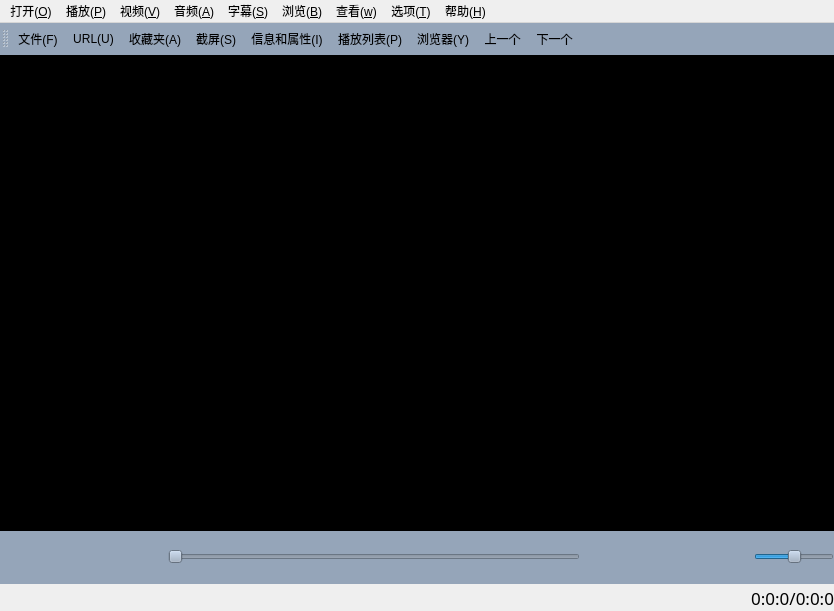
<?xml version="1.0" encoding="UTF-8"?>
<ui version="4.0">
 <class>MainWindow</class>
 <widget class="QMainWindow" name="MainWindow">
  <property name="geometry">
   <rect>
    <x>0</x>
    <y>0</y>
    <width>834</width>
    <height>611</height>
   </rect>
  </property>
  <property name="windowTitle">
   <string>MainWindow</string>
  </property>
  <property name="windowIcon">
   <iconset resource="image.qrc">
    <normaloff>:/new/prefix1/src/videoplayer.png</normaloff>:/new/prefix1/src/videoplayer.png</iconset>
  </property>
  <property name="styleSheet">
   <string notr="true"/>
  </property>
  <widget class="QWidget" name="centralwidget">
   <property name="styleSheet">
    <string notr="true"/>
   </property>
   <layout class="QGridLayout" name="gridLayout">
    <property name="leftMargin">
     <number>0</number>
    </property>
    <property name="topMargin">
     <number>0</number>
    </property>
    <property name="rightMargin">
     <number>0</number>
    </property>
    <property name="bottomMargin">
     <number>0</number>
    </property>
    <property name="spacing">
     <number>0</number>
    </property>
    <item row="0" column="0">
     <widget class="QWidget" name="widget_2" native="true">
      <property name="styleSheet">
       <string notr="true">background-color: rgb(0, 0, 0);</string>
      </property>
      <layout class="QGridLayout" name="gridLayout_4">
       <property name="leftMargin">
        <number>0</number>
       </property>
       <property name="topMargin">
        <number>0</number>
       </property>
       <property name="rightMargin">
        <number>0</number>
       </property>
       <property name="bottomMargin">
        <number>0</number>
       </property>
       <property name="spacing">
        <number>0</number>
       </property>
       <item row="0" column="0">
        <layout class="QGridLayout" name="videolayout">
         <property name="spacing">
          <number>0</number>
         </property>
        </layout>
       </item>
      </layout>
     </widget>
    </item>
    <item row="1" column="0">
     <widget class="QWidget" name="widget" native="true">
      <property name="maximumSize">
       <size>
        <width>16777215</width>
        <height>53</height>
       </size>
      </property>
      <property name="styleSheet">
       <string notr="true">border-color: qradialgradient(spread:pad, cx:0.5, cy:0.5, radius:0.5, fx:0.5, fy:0.5, stop:0 rgba(0, 0, 0, 0), stop:0.52 rgba(0, 0, 0, 0), stop:0.565 rgba(82, 121, 76, 33), stop:0.65 rgba(159, 235, 148, 64), stop:0.721925 rgba(255, 238, 150, 129), stop:0.77 rgba(255, 128, 128, 204), stop:0.89 rgba(191, 128, 255, 64), stop:1 rgba(0, 0, 0, 0));
background-color: rgb(149, 165, 185);</string>
      </property>
      <layout class="QGridLayout" name="gridLayout_3">
       <property name="leftMargin">
        <number>0</number>
       </property>
       <property name="topMargin">
        <number>0</number>
       </property>
       <property name="rightMargin">
        <number>0</number>
       </property>
       <property name="bottomMargin">
        <number>0</number>
       </property>
       <property name="horizontalSpacing">
        <number>6</number>
       </property>
       <item row="0" column="7">
        <widget class="QSlider" name="slider_volume">
         <property name="maximumSize">
          <size>
           <width>80</width>
           <height>16777215</height>
          </size>
         </property>
         <property name="maximum">
          <number>100</number>
         </property>
         <property name="value">
          <number>50</number>
         </property>
         <property name="orientation">
          <enum>Qt::Horizontal</enum>
         </property>
        </widget>
       </item>
       <item row="0" column="5">
        <widget class="QPushButton" name="btn_setbig">
         <property name="minimumSize">
          <size>
           <width>50</width>
           <height>50</height>
          </size>
         </property>
         <property name="maximumSize">
          <size>
           <width>50</width>
           <height>50</height>
          </size>
         </property>
         <property name="toolTip">
          <string/>
         </property>
         <property name="toolTipDuration">
          <number>-1</number>
         </property>
         <property name="statusTip">
          <string/>
         </property>
         <property name="styleSheet">
          <string notr="true">border-image: url(:/new/prefix1/src/big.png);</string>
         </property>
         <property name="text">
          <string/>
         </property>
         <property name="autoDefault">
          <bool>true</bool>
         </property>
         <property name="default">
          <bool>true</bool>
         </property>
         <property name="flat">
          <bool>true</bool>
         </property>
        </widget>
       </item>
       <item row="0" column="0">
        <widget class="QPushButton" name="btn_start">
         <property name="minimumSize">
          <size>
           <width>50</width>
           <height>50</height>
          </size>
         </property>
         <property name="maximumSize">
          <size>
           <width>50</width>
           <height>50</height>
          </size>
         </property>
         <property name="font">
          <font>
           <pointsize>9</pointsize>
          </font>
         </property>
         <property name="acceptDrops">
          <bool>false</bool>
         </property>
         <property name="toolTip">
          <string/>
         </property>
         <property name="autoFillBackground">
          <bool>false</bool>
         </property>
         <property name="styleSheet">
          <string notr="true">border-image: url(:/new/prefix1/src/kaishi.png);
</string>
         </property>
         <property name="text">
          <string/>
         </property>
         <property name="autoRepeat">
          <bool>false</bool>
         </property>
         <property name="autoExclusive">
          <bool>false</bool>
         </property>
         <property name="autoDefault">
          <bool>true</bool>
         </property>
         <property name="default">
          <bool>true</bool>
         </property>
         <property name="flat">
          <bool>true</bool>
         </property>
        </widget>
       </item>
       <item row="0" column="2">
        <widget class="QPushButton" name="btn_back">
         <property name="minimumSize">
          <size>
           <width>50</width>
           <height>50</height>
          </size>
         </property>
         <property name="maximumSize">
          <size>
           <width>50</width>
           <height>50</height>
          </size>
         </property>
         <property name="toolTip">
          <string/>
         </property>
         <property name="styleSheet">
          <string notr="true">border-image: url(:/new/prefix1/src/backward.png);</string>
         </property>
         <property name="text">
          <string/>
         </property>
         <property name="autoDefault">
          <bool>true</bool>
         </property>
         <property name="default">
          <bool>true</bool>
         </property>
         <property name="flat">
          <bool>true</bool>
         </property>
        </widget>
       </item>
       <item row="0" column="4">
        <widget class="QPushButton" name="btn_go">
         <property name="minimumSize">
          <size>
           <width>50</width>
           <height>50</height>
          </size>
         </property>
         <property name="maximumSize">
          <size>
           <width>50</width>
           <height>50</height>
          </size>
         </property>
         <property name="toolTip">
          <string/>
         </property>
         <property name="styleSheet">
          <string notr="true">border-image: url(:/new/prefix1/src/go.png);</string>
         </property>
         <property name="text">
          <string/>
         </property>
         <property name="autoDefault">
          <bool>true</bool>
         </property>
         <property name="default">
          <bool>true</bool>
         </property>
         <property name="flat">
          <bool>true</bool>
         </property>
        </widget>
       </item>
       <item row="0" column="1">
        <widget class="QPushButton" name="btn_stop">
         <property name="minimumSize">
          <size>
           <width>50</width>
           <height>50</height>
          </size>
         </property>
         <property name="maximumSize">
          <size>
           <width>50</width>
           <height>50</height>
          </size>
         </property>
         <property name="acceptDrops">
          <bool>false</bool>
         </property>
         <property name="toolTip">
          <string/>
         </property>
         <property name="styleSheet">
          <string notr="true">border-image: url(:/new/prefix1/src/stop2.png);</string>
         </property>
         <property name="text">
          <string/>
         </property>
         <property name="autoDefault">
          <bool>true</bool>
         </property>
         <property name="default">
          <bool>true</bool>
         </property>
         <property name="flat">
          <bool>true</bool>
         </property>
        </widget>
       </item>
       <item row="0" column="3">
        <widget class="QSlider" name="slider_time">
         <property name="orientation">
          <enum>Qt::Horizontal</enum>
         </property>
        </widget>
       </item>
       <item row="0" column="6">
        <widget class="QPushButton" name="btn_volume">
         <property name="minimumSize">
          <size>
           <width>50</width>
           <height>50</height>
          </size>
         </property>
         <property name="maximumSize">
          <size>
           <width>50</width>
           <height>50</height>
          </size>
         </property>
         <property name="toolTip">
          <string/>
         </property>
         <property name="styleSheet">
          <string notr="true">border-image: url(:/new/prefix1/src/volumeMiddle.png);</string>
         </property>
         <property name="text">
          <string/>
         </property>
         <property name="autoDefault">
          <bool>true</bool>
         </property>
         <property name="default">
          <bool>true</bool>
         </property>
         <property name="flat">
          <bool>true</bool>
         </property>
        </widget>
       </item>
      </layout>
     </widget>
    </item>
    <item row="2" column="0">
     <widget class="QWidget" name="widget_state" native="true">
      <property name="maximumSize">
       <size>
        <width>16777215</width>
        <height>27</height>
       </size>
      </property>
      <layout class="QGridLayout" name="gridLayout_2">
       <property name="leftMargin">
        <number>0</number>
       </property>
       <property name="topMargin">
        <number>0</number>
       </property>
       <property name="rightMargin">
        <number>0</number>
       </property>
       <property name="bottomMargin">
        <number>0</number>
       </property>
       <property name="spacing">
        <number>0</number>
       </property>
       <item row="0" column="0">
        <widget class="QLabel" name="label_state">
         <property name="font">
          <font>
           <family>楷体</family>
           <pointsize>13</pointsize>
           <italic>false</italic>
          </font>
         </property>
         <property name="text">
          <string/>
         </property>
        </widget>
       </item>
       <item row="0" column="2">
        <widget class="QLabel" name="label_time">
         <property name="font">
          <font>
           <family>楷体</family>
           <pointsize>13</pointsize>
           <italic>false</italic>
          </font>
         </property>
         <property name="styleSheet">
          <string notr="true"/>
         </property>
         <property name="text">
          <string>0:0:0/0:0:0</string>
         </property>
         <property name="alignment">
          <set>Qt::AlignRight|Qt::AlignTrailing|Qt::AlignVCenter</set>
         </property>
        </widget>
       </item>
       <item row="0" column="1">
        <widget class="QLabel" name="label_sign">
         <property name="font">
          <font>
           <family>楷体</family>
           <pointsize>13</pointsize>
          </font>
         </property>
         <property name="text">
          <string/>
         </property>
        </widget>
       </item>
      </layout>
     </widget>
    </item>
   </layout>
  </widget>
  <widget class="QMenuBar" name="menubar">
   <property name="geometry">
    <rect>
     <x>0</x>
     <y>0</y>
     <width>834</width>
     <height>26</height>
    </rect>
   </property>
   <widget class="QMenu" name="menu">
    <property name="title">
     <string>打开(&amp;O)</string>
    </property>
    <widget class="QMenu" name="menu_R">
     <property name="title">
      <string>最近的文件(&amp;R)</string>
     </property>
     <property name="icon">
      <iconset resource="image.qrc">
       <normaloff>:/new/prefix1/src/recently.png</normaloff>:/new/prefix1/src/recently.png</iconset>
     </property>
    </widget>
    <widget class="QMenu" name="menu_A_2">
     <property name="title">
      <string>收藏夹(&amp;A)</string>
     </property>
     <property name="icon">
      <iconset resource="image.qrc">
       <normaloff>:/new/prefix1/src/collect.png</normaloff>:/new/prefix1/src/collect.png</iconset>
     </property>
    </widget>
    <addaction name="action_F"/>
    <addaction name="menu_R"/>
    <addaction name="menu_A_2"/>
    <addaction name="action_i"/>
    <addaction name="action_P"/>
    <addaction name="actionURL_U"/>
    <addaction name="separator"/>
    <addaction name="action_L"/>
   </widget>
   <widget class="QMenu" name="menu_P">
    <property name="title">
     <string>播放(&amp;P)</string>
    </property>
    <widget class="QMenu" name="menu_E">
     <property name="title">
      <string>速度(&amp;E)</string>
     </property>
     <property name="icon">
      <iconset resource="image.qrc">
       <normaloff>:/new/prefix1/src/speed.png</normaloff>:/new/prefix1/src/speed.png</iconset>
     </property>
     <addaction name="action_1_0"/>
     <addaction name="action_0_75"/>
     <addaction name="action_1_1"/>
     <addaction name="action_1_25"/>
     <addaction name="action_1_5"/>
     <addaction name="action_2_0"/>
     <addaction name="action_3_0"/>
    </widget>
    <widget class="QMenu" name="menuA_B_A">
     <property name="title">
      <string>A-B区间(&amp;A)</string>
     </property>
     <addaction name="action_A_A"/>
     <addaction name="action_B_B"/>
     <addaction name="action_A_B_C"/>
     <addaction name="separator"/>
     <addaction name="action_R"/>
    </widget>
    <addaction name="action_L_2"/>
    <addaction name="action_P_3"/>
    <addaction name="action_S_2"/>
    <addaction name="separator"/>
    <addaction name="action_F_3"/>
    <addaction name="action_m"/>
    <addaction name="action_10"/>
    <addaction name="action_11"/>
    <addaction name="action_1"/>
    <addaction name="action_4"/>
    <addaction name="action_12"/>
    <addaction name="action_13"/>
    <addaction name="separator"/>
    <addaction name="menu_E"/>
    <addaction name="separator"/>
    <addaction name="menuA_B_A"/>
    <addaction name="separator"/>
    <addaction name="action_J"/>
    <addaction name="separator"/>
    <addaction name="action_V"/>
    <addaction name="action_N"/>
    <addaction name="separator"/>
    <addaction name="action_3"/>
   </widget>
   <widget class="QMenu" name="menu_V">
    <property name="title">
     <string>视频(&amp;V)</string>
    </property>
   </widget>
   <widget class="QMenu" name="menu_A">
    <property name="title">
     <string>音频(&amp;A)</string>
    </property>
   </widget>
   <widget class="QMenu" name="menu_S">
    <property name="title">
     <string>字幕(&amp;S)</string>
    </property>
   </widget>
   <widget class="QMenu" name="menu_B">
    <property name="title">
     <string>浏览(&amp;B)</string>
    </property>
   </widget>
   <widget class="QMenu" name="menu_w">
    <property name="title">
     <string>查看(&amp;w)</string>
    </property>
    <addaction name="action_I_2"/>
    <addaction name="action_L_3"/>
    <addaction name="action_Y_2"/>
   </widget>
   <widget class="QMenu" name="menu_T">
    <property name="title">
     <string>选项(&amp;T)</string>
    </property>
   </widget>
   <widget class="QMenu" name="menu_H">
    <property name="title">
     <string>帮助(&amp;H)</string>
    </property>
    <addaction name="action_5"/>
   </widget>
   <addaction name="menu"/>
   <addaction name="menu_P"/>
   <addaction name="menu_V"/>
   <addaction name="menu_A"/>
   <addaction name="menu_S"/>
   <addaction name="menu_B"/>
   <addaction name="menu_w"/>
   <addaction name="menu_T"/>
   <addaction name="menu_H"/>
  </widget>
  <widget class="QToolBar" name="toolBar">
   <property name="minimumSize">
    <size>
     <width>0</width>
     <height>32</height>
    </size>
   </property>
   <property name="font">
    <font>
     <pointsize>9</pointsize>
    </font>
   </property>
   <property name="windowTitle">
    <string>toolBar</string>
   </property>
   <property name="styleSheet">
    <string notr="true">border-color: qradialgradient(spread:pad, cx:0.5, cy:0.5, radius:0.5, fx:0.5, fy:0.5, stop:0 rgba(0, 0, 0, 0), stop:0.52 rgba(0, 0, 0, 0), stop:0.565 rgba(82, 121, 76, 33), stop:0.65 rgba(159, 235, 148, 64), stop:0.721925 rgba(255, 238, 150, 129), stop:0.77 rgba(255, 128, 128, 204), stop:0.89 rgba(191, 128, 255, 64), stop:1 rgba(0, 0, 0, 0));
background-color: rgb(149, 165, 185);
</string>
   </property>
   <attribute name="toolBarArea">
    <enum>TopToolBarArea</enum>
   </attribute>
   <attribute name="toolBarBreak">
    <bool>false</bool>
   </attribute>
   <addaction name="action_F_2"/>
   <addaction name="actionURL_U_2"/>
   <addaction name="action_A_2"/>
   <addaction name="action_S"/>
   <addaction name="action_I"/>
   <addaction name="action_P_2"/>
   <addaction name="action_Y"/>
   <addaction name="action"/>
   <addaction name="action_2"/>
  </widget>
  <action name="action_F">
   <property name="icon">
    <iconset resource="image.qrc">
     <normaloff>:/new/prefix1/src/file.png</normaloff>:/new/prefix1/src/file.png</iconset>
   </property>
   <property name="text">
    <string>文件(&amp;F)...</string>
   </property>
   <property name="shortcut">
    <string>Ctrl+F</string>
   </property>
  </action>
  <action name="action_i">
   <property name="icon">
    <iconset resource="image.qrc">
     <normaloff>:/new/prefix1/src/contents.png</normaloff>:/new/prefix1/src/contents.png</iconset>
   </property>
   <property name="text">
    <string>目录(&amp;i)</string>
   </property>
  </action>
  <action name="action_P">
   <property name="icon">
    <iconset resource="image.qrc">
     <normaloff>:/new/prefix1/src/list.png</normaloff>:/new/prefix1/src/list.png</iconset>
   </property>
   <property name="text">
    <string>播放列表(&amp;P)</string>
   </property>
  </action>
  <action name="action_D">
   <property name="text">
    <string>光盘(&amp;D)</string>
   </property>
  </action>
  <action name="actionURL_U">
   <property name="icon">
    <iconset resource="image.qrc">
     <normaloff>:/new/prefix1/src/url.png</normaloff>:/new/prefix1/src/url.png</iconset>
   </property>
   <property name="text">
    <string>URL(&amp;U)...</string>
   </property>
   <property name="shortcut">
    <string>Ctrl+U</string>
   </property>
  </action>
  <action name="action_O">
   <property name="icon">
    <iconset resource="image.qrc">
     <normaloff>:/new/prefix1/src/broadcast.png</normaloff>:/new/prefix1/src/broadcast.png</iconset>
   </property>
   <property name="text">
    <string>广播(&amp;O)</string>
   </property>
  </action>
  <action name="action_L">
   <property name="icon">
    <iconset resource="image.qrc">
     <normaloff>:/new/prefix1/src/close.png</normaloff>:/new/prefix1/src/close.png</iconset>
   </property>
   <property name="text">
    <string>关闭(&amp;L)</string>
   </property>
   <property name="shortcut">
    <string>Ctrl+X</string>
   </property>
  </action>
  <action name="action_Q">
   <property name="text">
    <string>退出(&amp;Q)</string>
   </property>
   <property name="shortcut">
    <string>Ctrl+Q</string>
   </property>
  </action>
  <action name="action_F_2">
   <property name="icon">
    <iconset resource="image.qrc">
     <normaloff>:/new/prefix1/src/file.png</normaloff>:/new/prefix1/src/file.png</iconset>
   </property>
   <property name="text">
    <string>文件(&amp;F)</string>
   </property>
   <property name="toolTip">
    <string>文件(F)...(Ctrl+F)</string>
   </property>
   <property name="shortcut">
    <string>Ctrl+F</string>
   </property>
  </action>
  <action name="actionURL_U_2">
   <property name="icon">
    <iconset resource="image.qrc">
     <normaloff>:/new/prefix1/src/url.png</normaloff>:/new/prefix1/src/url.png</iconset>
   </property>
   <property name="text">
    <string>URL(&amp;U)</string>
   </property>
   <property name="toolTip">
    <string>URL(U)...(Ctrl+U)</string>
   </property>
   <property name="shortcut">
    <string>Ctrl+U</string>
   </property>
  </action>
  <action name="action_A_2">
   <property name="icon">
    <iconset resource="image.qrc">
     <normaloff>:/new/prefix1/src/collect.png</normaloff>:/new/prefix1/src/collect.png</iconset>
   </property>
   <property name="text">
    <string>收藏夹(&amp;A)</string>
   </property>
   <property name="toolTip">
    <string>收藏夹(A)</string>
   </property>
  </action>
  <action name="action_S">
   <property name="icon">
    <iconset resource="image.qrc">
     <normaloff>:/new/prefix1/src/creama.png</normaloff>:/new/prefix1/src/creama.png</iconset>
   </property>
   <property name="text">
    <string>截屏(&amp;S)</string>
   </property>
   <property name="toolTip">
    <string>屏幕截图(S)</string>
   </property>
   <property name="shortcut">
    <string>S</string>
   </property>
  </action>
  <action name="action_I">
   <property name="icon">
    <iconset resource="image.qrc">
     <normaloff>:/new/prefix1/src/message.png</normaloff>:/new/prefix1/src/message.png</iconset>
   </property>
   <property name="text">
    <string>信息和属性(I)</string>
   </property>
   <property name="toolTip">
    <string>信息和属性(I)...(Ctrl+I)</string>
   </property>
   <property name="shortcut">
    <string>Ctrl+I</string>
   </property>
  </action>
  <action name="action_P_2">
   <property name="icon">
    <iconset resource="image.qrc">
     <normaloff>:/new/prefix1/src/list.png</normaloff>:/new/prefix1/src/list.png</iconset>
   </property>
   <property name="text">
    <string>播放列表(P)</string>
   </property>
   <property name="toolTip">
    <string>播放列表(P)...(Ctrl+L)</string>
   </property>
   <property name="shortcut">
    <string>Ctrl+L</string>
   </property>
  </action>
  <action name="action_Y">
   <property name="icon">
    <iconset resource="image.qrc">
     <normaloff>:/new/prefix1/src/ie.png</normaloff>:/new/prefix1/src/ie.png</iconset>
   </property>
   <property name="text">
    <string>浏览器(Y)</string>
   </property>
   <property name="toolTip">
    <string>浏览器(Y)...(F11)</string>
   </property>
   <property name="shortcut">
    <string>F11</string>
   </property>
  </action>
  <action name="action">
   <property name="icon">
    <iconset resource="image.qrc">
     <normaloff>:/new/prefix1/src/pre.png</normaloff>:/new/prefix1/src/pre.png</iconset>
   </property>
   <property name="text">
    <string>上一个</string>
   </property>
   <property name="toolTip">
    <string>上一个(V)...(&lt;)</string>
   </property>
   <property name="shortcut">
    <string>&lt;</string>
   </property>
  </action>
  <action name="action_2">
   <property name="icon">
    <iconset resource="image.qrc">
     <normaloff>:/new/prefix1/src/next.png</normaloff>:/new/prefix1/src/next.png</iconset>
   </property>
   <property name="text">
    <string>下一个</string>
   </property>
   <property name="toolTip">
    <string>下一个(N)...(&gt;)</string>
   </property>
   <property name="shortcut">
    <string>&gt;</string>
   </property>
  </action>
  <action name="action_L_2">
   <property name="icon">
    <iconset resource="image.qrc">
     <normaloff>:/new/prefix1/src/kaishi.png</normaloff>:/new/prefix1/src/kaishi.png</iconset>
   </property>
   <property name="text">
    <string>播放(&amp;L)</string>
   </property>
  </action>
  <action name="action_P_3">
   <property name="icon">
    <iconset resource="image.qrc">
     <normaloff>:/new/prefix1/src/zanting.png</normaloff>:/new/prefix1/src/zanting.png</iconset>
   </property>
   <property name="text">
    <string>暂停(&amp;P)</string>
   </property>
   <property name="shortcut">
    <string>Space</string>
   </property>
  </action>
  <action name="action_S_2">
   <property name="icon">
    <iconset resource="image.qrc">
     <normaloff>:/new/prefix1/src/stop2.png</normaloff>:/new/prefix1/src/stop2.png</iconset>
   </property>
   <property name="text">
    <string>停止(&amp;S)</string>
   </property>
  </action>
  <action name="action_F_3">
   <property name="text">
    <string>逐帧步进(&amp;F)</string>
   </property>
   <property name="shortcut">
    <string>.</string>
   </property>
  </action>
  <action name="action_10">
   <property name="icon">
    <iconset resource="image.qrc">
     <normaloff>:/new/prefix1/src/backward.png</normaloff>:/new/prefix1/src/backward.png</iconset>
   </property>
   <property name="text">
    <string>-10秒</string>
   </property>
   <property name="shortcut">
    <string>Left</string>
   </property>
  </action>
  <action name="action_11">
   <property name="icon">
    <iconset resource="image.qrc">
     <normaloff>:/new/prefix1/src/go.png</normaloff>:/new/prefix1/src/go.png</iconset>
   </property>
   <property name="text">
    <string>+10秒</string>
   </property>
   <property name="shortcut">
    <string>Right</string>
   </property>
  </action>
  <action name="action_1">
   <property name="icon">
    <iconset resource="image.qrc">
     <normaloff>:/new/prefix1/src/backward.png</normaloff>:/new/prefix1/src/backward.png</iconset>
   </property>
   <property name="text">
    <string>-1分</string>
   </property>
   <property name="shortcut">
    <string>Up</string>
   </property>
  </action>
  <action name="action_4">
   <property name="icon">
    <iconset resource="image.qrc">
     <normaloff>:/new/prefix1/src/go.png</normaloff>:/new/prefix1/src/go.png</iconset>
   </property>
   <property name="text">
    <string>+1分</string>
   </property>
   <property name="shortcut">
    <string>Down</string>
   </property>
  </action>
  <action name="action_12">
   <property name="icon">
    <iconset resource="image.qrc">
     <normaloff>:/new/prefix1/src/backward.png</normaloff>:/new/prefix1/src/backward.png</iconset>
   </property>
   <property name="text">
    <string>-10分</string>
   </property>
   <property name="shortcut">
    <string>PgDown</string>
   </property>
  </action>
  <action name="action_13">
   <property name="icon">
    <iconset resource="image.qrc">
     <normaloff>:/new/prefix1/src/go.png</normaloff>:/new/prefix1/src/go.png</iconset>
   </property>
   <property name="text">
    <string>+10分</string>
   </property>
   <property name="shortcut">
    <string>PgUp</string>
   </property>
  </action>
  <action name="action_J">
   <property name="text">
    <string>跳转到(&amp;J)</string>
   </property>
   <property name="shortcut">
    <string>Ctrl+J</string>
   </property>
  </action>
  <action name="action_V">
   <property name="icon">
    <iconset resource="image.qrc">
     <normaloff>:/new/prefix1/src/pre.png</normaloff>:/new/prefix1/src/pre.png</iconset>
   </property>
   <property name="text">
    <string>上一个(&amp;V)</string>
   </property>
   <property name="shortcut">
    <string>&lt;</string>
   </property>
  </action>
  <action name="action_N">
   <property name="icon">
    <iconset resource="image.qrc">
     <normaloff>:/new/prefix1/src/next.png</normaloff>:/new/prefix1/src/next.png</iconset>
   </property>
   <property name="text">
    <string>下一个(&amp;N)</string>
   </property>
   <property name="shortcut">
    <string>&gt;</string>
   </property>
  </action>
  <action name="action_I_2">
   <property name="icon">
    <iconset resource="image.qrc">
     <normaloff>:/new/prefix1/src/message.png</normaloff>:/new/prefix1/src/message.png</iconset>
   </property>
   <property name="text">
    <string>信息和属性(&amp;I)</string>
   </property>
   <property name="shortcut">
    <string>Ctrl+I</string>
   </property>
  </action>
  <action name="action_L_3">
   <property name="icon">
    <iconset resource="image.qrc">
     <normaloff>:/new/prefix1/src/list.png</normaloff>:/new/prefix1/src/list.png</iconset>
   </property>
   <property name="text">
    <string>播放列表(&amp;P)</string>
   </property>
   <property name="shortcut">
    <string>Ctrl+L</string>
   </property>
  </action>
  <action name="action_Y_2">
   <property name="icon">
    <iconset resource="image.qrc">
     <normaloff>:/new/prefix1/src/ie.png</normaloff>:/new/prefix1/src/ie.png</iconset>
   </property>
   <property name="text">
    <string>浏览器(&amp;Y)</string>
   </property>
   <property name="shortcut">
    <string>F11</string>
   </property>
  </action>
  <action name="action_1_0">
   <property name="text">
    <string>×0.5</string>
   </property>
  </action>
  <action name="action_0_75">
   <property name="text">
    <string>×0.75</string>
   </property>
  </action>
  <action name="action_1_1">
   <property name="text">
    <string>×1.0</string>
   </property>
  </action>
  <action name="action_1_25">
   <property name="text">
    <string>×1.25</string>
   </property>
  </action>
  <action name="action_1_5">
   <property name="text">
    <string>×1.5</string>
   </property>
  </action>
  <action name="action_2_0">
   <property name="text">
    <string>×2.0</string>
   </property>
  </action>
  <action name="action_3_0">
   <property name="text">
    <string>×3.0</string>
   </property>
  </action>
  <action name="action_m">
   <property name="text">
    <string>逐帧步退(&amp;m)</string>
   </property>
   <property name="shortcut">
    <string>,</string>
   </property>
  </action>
  <action name="action_A_A">
   <property name="text">
    <string>设置A标记(&amp;A)</string>
   </property>
  </action>
  <action name="action_B_B">
   <property name="text">
    <string>设置B标记(&amp;B)</string>
   </property>
  </action>
  <action name="action_A_B_C">
   <property name="text">
    <string>清除A-B标记(&amp;C)</string>
   </property>
  </action>
  <action name="action_R">
   <property name="text">
    <string>重复(&amp;R)</string>
   </property>
  </action>
  <action name="action_3">
   <property name="text">
    <string>倒放</string>
   </property>
   <property name="toolTip">
    <string>倒放</string>
   </property>
  </action>
  <action name="action_5">
   <property name="text">
    <string>帮助说明(H)</string>
   </property>
   <property name="toolTip">
    <string>说明...</string>
   </property>
   <property name="shortcut">
    <string>Alt+H</string>
   </property>
  </action>
 </widget>
 <resources>
  <include location="image.qrc"/>
 </resources>
 <connections/>
</ui>
